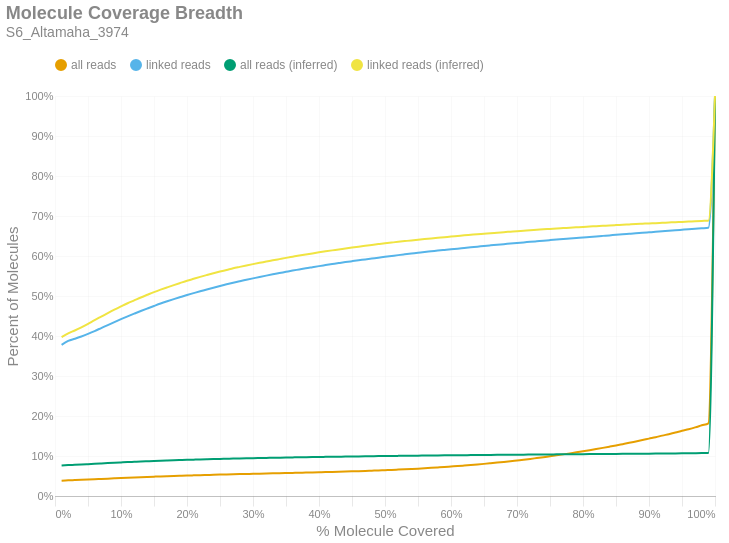

Notebook source saved alongside this figure:
### Markdown cell above
### Molecule Read Coverage
This chart shows molecule coverage breadth as computed by the number of bases aligned to that molecule. In other words, "*how much of each unique long molecule is actually sequenced/aligned?*" Keep in mind there is a distinction between sequences and alignments, since some sequences belonging to a particular molecule may not align well and wouldn't appear in the alignment data. This chart also shows molecule coverage breadth as computed by the *inferred fragment* from which the aligned sequences originate. Unlike read coverage, this calculation takes into account the total insert size, including unsequenced gaps between the forward and reverse reads. Like the previous figures, these are cumulative percents.

### Code cell
if SKIPLR:
    print_html(f"Skipped")
else:
    binned_df = consolidated_hist(valids['coverage_bp'], mask, 0.01, True)
    binned_df_inf = consolidated_hist(valids['coverage_inserts'], mask, 0.01, True)
    binned_df = binned_df.with_columns(pl.lit(binned_df_inf['all reads (cumsum)']).alias('all reads (inferred)'))
    binned_df = binned_df.with_columns(pl.lit(binned_df_inf['linked reads (cumsum)']).alias('linked reads (inferred)'))
    binned_df = binned_df.with_columns(
        (pl.col('bin').cast(pl.Float64) + 0.01).alias('right_edge')
    )

    with SafeRender(binned_df):
        (
            density_plot(binned_df, 'Molecule Coverage Breadth', samplename, 'molcov', ['all reads (inferred)','linked reads (inferred)'])
            .encode(
                #x=alt.X('bin:Q', title="% Molecule Covered").axis(format = '%').scale(padding=0),
                x=alt.X('right_edge:Q', title="% Molecule Covered").axis(format='%').scale(padding=0),
                y=alt.Y('value:Q', title='Percent of Molecules')
                    .axis(format='%')
                    .stack(False)
                    .scale(domainMin=0, padding=0),
                color=alt.Color("key:N").scale(domain = ["all reads", "linked reads", "all reads (inferred)", "linked reads (inferred)"]),
                tooltip = [
                    alt.Tooltip("key:N", title = "Data Type"),
                    alt.Tooltip("range_label:N", title="% Molecule Covered"),
                    alt.Tooltip("value:Q", format = ".2%", title="% Molecules")
                ]
            )
        ).display()

### Figure 1 — Vega-Lite specification as saved in the notebook (floating-point values rounded to 4 significant figures)
{"width": "container", "height": 400, "config": {"title": {"anchor": "start", "dy": -15, "fontSize": 18, "color": "#888888", "subtitleColor": "#888888", "subtitleFontSize": 14}, "arc": {"fill": "#0072B2"}, "axis": {"domainColor": "#888888", "domainWidth": 0.5, "gridWidth": 0.2, "grid": false, "titleFontWeight": 400, "titleFontSize": 15, "labelFontSize": 11, "labelColor": "#888888", "tickColor": "#888888", "tickWidth": 0.2, "titleColor": "#888888"}, "axisBand": {"grid": false}, "axisX": {"grid": true, "tickSize": 10, "domainCap": "round"}, "axisY": {"domain": false, "grid": true, "tickSize": 0, "domainCap": "round"}, "background": "transparent", "header": {"labelFontSize": 15, "labelColor": "#888888", "titleFontSize": 15, "titleFontWeight": 600, "titleColor": "#888888"}, "legend": {"labelFont": "sans-serif", "labelFontSize": 12, "labelColor": "#888888", "symbolSize": 100, "symbolType": "circle", "titleFontSize": 12, "titlePadding": 10, "titleColor": "#888888", "title": null, "orient": "top"}, "range": {"category": ["#E69F00", "#56B4E9", "#009E73", "#F0E442", "#0072B2", "#D55E00", "#CC79A7", "#000000"], "diverging": ["#cfe8f3", "#a2d4ec", "#73bfe2", "#46abdb", "#1696d2", "#12719e"]}, "area": {"fill": "#0072B2", "fillOpacity": 0.7, "line": true, "strokeOpacity": 0.7}, "line": {"color": "#0072B2", "stroke": "#0072B2", "strokeWidth": 2}, "trail": {"color": "#0072B2", "stroke": "#0072B2", "strokeWidth": 0, "size": 1}, "point": {"filled": true, "fillOpacity": 1.0, "size": 95}, "text": {"color": "#888888", "fontSize": 11, "align": "right", "fontWeight": 400, "size": 11}, "bar": {"fill": "#0072B2", "stroke": null}, "view": {"stroke": null, "continuousWidth": 660, "continuousHeight": 400}}, "data": {"name": "data-5aecf050a952aef211a231136e6cdef6"}, "mark": {"type": "line", "interpolate": "monotone", "point": {"opacity": 0, "size": 275}}, "encoding": {"color": {"field": "key", "scale": {"domain": ["all reads", "linked reads", "all reads (inferred)", "linked reads (inferred)"]}, "type": "nominal"}, "tooltip": [{"field": "key", "title": "Data Type", "type": "nominal"}, {"field": "range_label", "title": "% Molecule Covered", "type": "nominal"}, {"field": "value", "format": ".2%", "title": "% Molecules", "type": "quantitative"}], "x": {"axis": {"format": "%"}, "field": "right_edge", "scale": {"padding": 0}, "title": "% Molecule Covered", "type": "quantitative"}, "y": {"axis": {"format": "%"}, "field": "value", "scale": {"domainMin": 0, "padding": 0}, "stack": false, "title": "Percent of Molecules", "type": "quantitative"}}, "params": [{"name": "param_c36ac31b6afebe62", "select": {"type": "point", "fields": ["key"]}, "bind": "legend"}], "title": {"text": "Molecule Coverage Breadth", "subtitle": "S6_Altamaha_3974"}, "transform": [{"fold": ["all reads (cumsum)", "linked reads (cumsum)", "all reads (inferred)", "linked reads (inferred)"]}, {"calculate": "replace(datum.key, ' (cumsum)', '')", "as": "key"}, {"filter": {"param": "param_c36ac31b6afebe62"}}], "usermeta": {"embedOptions": {"downloadFileName": "S6_Altamaha_3974.molcov"}}, "$schema": "https://vega.github.io/schema/vega-lite/v6.1.0.json", "datasets": {"data-5aecf050a952aef211a231136e6cdef6": [{"bin": "0.0", "interval": "0.0-0.01", "all reads": 0.03819, "linked reads": 0.3777, "all reads (cumsum)": 0.03819, "linked reads (cumsum)": 0.3777, "range_label": "0.0-0.01", "all reads (inferred)": 0.07627, "linked reads (inferred)": 0.3971, "right_edge": 0.01}, {"bin": "0.01", "interval": "0.01-0.02", "all reads": 0.001053, "linked reads": 0.009924, "all reads (cumsum)": 0.03925, "linked reads (cumsum)": 0.3876, "range_label": "0.01-0.02", "all reads (inferred)": 0.07723, "linked reads (inferred)": 0.4066, "right_edge": 0.02}, {"bin": "0.02", "interval": "0.02-0.03", "all reads": 0.0005962, "linked reads": 0.005465, "all reads (cumsum)": 0.03984, "linked reads (cumsum)": 0.3931, "range_label": "0.02-0.03", "all reads (inferred)": 0.07796, "linked reads (inferred)": 0.4137, "right_edge": 0.03}, {"bin": "0.03", "interval": "0.03-0.04", "all reads": 0.0006217, "linked reads": 0.005755, "all reads (cumsum)": 0.04046, "linked reads (cumsum)": 0.3989, "range_label": "0.03-0.04", "all reads (inferred)": 0.07877, "linked reads (inferred)": 0.4217, "right_edge": 0.04}, {"bin": "0.04", "interval": "0.04-0.05", "all reads": 0.0006825, "linked reads": 0.006512, "all reads (cumsum)": 0.04115, "linked reads (cumsum)": 0.4054, "range_label": "0.04-0.05", "all reads (inferred)": 0.07966, "linked reads (inferred)": 0.4305, "right_edge": 0.05}, {"bin": "0.05", "interval": "0.05-0.06", "all reads": 0.0007259, "linked reads": 0.006965, "all reads (cumsum)": 0.04187, "linked reads (cumsum)": 0.4123, "range_label": "0.05-0.06", "all reads (inferred)": 0.08059, "linked reads (inferred)": 0.4397, "right_edge": 0.06}, {"bin": "0.06", "interval": "0.06-0.07", "all reads": 0.0007769, "linked reads": 0.007506, "all reads (cumsum)": 0.04265, "linked reads (cumsum)": 0.4198, "range_label": "0.06-0.07", "all reads (inferred)": 0.08148, "linked reads (inferred)": 0.4485, "right_edge": 0.07}, {"bin": "0.07", "interval": "0.07-0.08", "all reads": 0.0007669, "linked reads": 0.007525, "all reads (cumsum)": 0.04342, "linked reads (cumsum)": 0.4274, "range_label": "0.07-0.08", "all reads (inferred)": 0.08235, "linked reads (inferred)": 0.4572, "right_edge": 0.08}, {"bin": "0.08", "interval": "0.08-0.09", "all reads": 0.0007573, "linked reads": 0.007398, "all reads (cumsum)": 0.04417, "linked reads (cumsum)": 0.4348, "range_label": "0.08-0.09", "all reads (inferred)": 0.08321, "linked reads (inferred)": 0.4657, "right_edge": 0.09}, {"bin": "0.09", "interval": "0.09-0.1", "all reads": 0.0007468, "linked reads": 0.007253, "all reads (cumsum)": 0.04492, "linked reads (cumsum)": 0.442, "range_label": "0.09-0.1", "all reads (inferred)": 0.08402, "linked reads (inferred)": 0.4739, "right_edge": 0.1}, {"bin": "0.1", "interval": "0.1-0.11", "all reads": 0.0007229, "linked reads": 0.006985, "all reads (cumsum)": 0.04564, "linked reads (cumsum)": 0.449, "range_label": "0.1-0.11", "all reads (inferred)": 0.08481, "linked reads (inferred)": 0.4818, "right_edge": 0.11}, {"bin": "0.11", "interval": "0.11-0.12", "all reads": 0.0006994, "linked reads": 0.006805, "all reads (cumsum)": 0.04634, "linked reads (cumsum)": 0.4558, "range_label": "0.11-0.12", "all reads (inferred)": 0.08553, "linked reads (inferred)": 0.489, "right_edge": 0.12}, {"bin": "0.12", "interval": "0.12-0.13", "all reads": 0.0006849, "linked reads": 0.006672, "all reads (cumsum)": 0.04703, "linked reads (cumsum)": 0.4625, "range_label": "0.12-0.13", "all reads (inferred)": 0.08625, "linked reads (inferred)": 0.4963, "right_edge": 0.13}, {"bin": "0.13", "interval": "0.13-0.14", "all reads": 0.0006518, "linked reads": 0.006369, "all reads (cumsum)": 0.04768, "linked reads (cumsum)": 0.4689, "range_label": "0.13-0.14", "all reads (inferred)": 0.08693, "linked reads (inferred)": 0.503, "right_edge": 0.14}, {"bin": "0.14", "interval": "0.14-0.15", "all reads": 0.0006365, "linked reads": 0.006232, "all reads (cumsum)": 0.04832, "linked reads (cumsum)": 0.4751, "range_label": "0.14-0.15", "all reads (inferred)": 0.08759, "linked reads (inferred)": 0.5097, "right_edge": 0.15}, {"bin": "0.15", "interval": "0.15-0.16", "all reads": 0.0006227, "linked reads": 0.006071, "all reads (cumsum)": 0.04894, "linked reads (cumsum)": 0.4812, "range_label": "0.15-0.16", "all reads (inferred)": 0.0882, "linked reads (inferred)": 0.5158, "right_edge": 0.16}, {"bin": "0.16", "interval": "0.16-0.17", "all reads": 0.0005729, "linked reads": 0.005614, "all reads (cumsum)": 0.04951, "linked reads (cumsum)": 0.4868, "range_label": "0.16-0.17", "all reads (inferred)": 0.08878, "linked reads (inferred)": 0.5216, "right_edge": 0.17}, {"bin": "0.17", "interval": "0.17-0.18", "all reads": 0.0005534, "linked reads": 0.005386, "all reads (cumsum)": 0.05007, "linked reads (cumsum)": 0.4922, "range_label": "0.17-0.18", "all reads (inferred)": 0.08935, "linked reads (inferred)": 0.5273, "right_edge": 0.18}, {"bin": "0.18", "interval": "0.18-0.19", "all reads": 0.0005295, "linked reads": 0.005162, "all reads (cumsum)": 0.05059, "linked reads (cumsum)": 0.4973, "range_label": "0.18-0.19", "all reads (inferred)": 0.08989, "linked reads (inferred)": 0.5327, "right_edge": 0.19}, {"bin": "0.19", "interval": "0.19-0.2", "all reads": 0.0005198, "linked reads": 0.005071, "all reads (cumsum)": 0.05111, "linked reads (cumsum)": 0.5024, "range_label": "0.19-0.2", "all reads (inferred)": 0.09043, "linked reads (inferred)": 0.538, "right_edge": 0.2}, {"bin": "0.2", "interval": "0.2-0.21", "all reads": 0.0004953, "linked reads": 0.004783, "all reads (cumsum)": 0.05161, "linked reads (cumsum)": 0.5072, "range_label": "0.2-0.21", "all reads (inferred)": 0.09092, "linked reads (inferred)": 0.5429, "right_edge": 0.21}, {"bin": "0.21", "interval": "0.21-0.22", "all reads": 0.0004857, "linked reads": 0.004735, "all reads (cumsum)": 0.0521, "linked reads (cumsum)": 0.5119, "range_label": "0.21-0.22", "all reads (inferred)": 0.0914, "linked reads (inferred)": 0.5478, "right_edge": 0.22}, {"bin": "0.22", "interval": "0.22-0.23", "all reads": 0.0004564, "linked reads": 0.004418, "all reads (cumsum)": 0.05255, "linked reads (cumsum)": 0.5163, "range_label": "0.22-0.23", "all reads (inferred)": 0.09186, "linked reads (inferred)": 0.5524, "right_edge": 0.23}, {"bin": "0.23", "interval": "0.23-0.24", "all reads": 0.0004634, "linked reads": 0.004488, "all reads (cumsum)": 0.05302, "linked reads (cumsum)": 0.5208, "range_label": "0.23-0.24", "all reads (inferred)": 0.09231, "linked reads (inferred)": 0.5569, "right_edge": 0.24}, {"bin": "0.24", "interval": "0.24-0.25", "all reads": 0.0004513, "linked reads": 0.004318, "all reads (cumsum)": 0.05347, "linked reads (cumsum)": 0.5251, "range_label": "0.24-0.25", "all reads (inferred)": 0.09274, "linked reads (inferred)": 0.5612, "right_edge": 0.25}, {"bin": "0.25", "interval": "0.25-0.26", "all reads": 0.0004417, "linked reads": 0.0042, "all reads (cumsum)": 0.05391, "linked reads (cumsum)": 0.5293, "range_label": "0.25-0.26", "all reads (inferred)": 0.09314, "linked reads (inferred)": 0.5651, "right_edge": 0.26}, {"bin": "0.26", "interval": "0.26-0.27", "all reads": 0.0004234, "linked reads": 0.003959, "all reads (cumsum)": 0.05433, "linked reads (cumsum)": 0.5333, "range_label": "0.26-0.27", "all reads (inferred)": 0.09354, "linked reads (inferred)": 0.5692, "right_edge": 0.27}, {"bin": "0.27", "interval": "0.27-0.28", "all reads": 0.0003983, "linked reads": 0.003663, "all reads (cumsum)": 0.05473, "linked reads (cumsum)": 0.537, "range_label": "0.27-0.28", "all reads (inferred)": 0.0939, "linked reads (inferred)": 0.5728, "right_edge": 0.28}, {"bin": "0.28", "interval": "0.28-0.29", "all reads": 0.000383, "linked reads": 0.003524, "all reads (cumsum)": 0.05511, "linked reads (cumsum)": 0.5405, "range_label": "0.28-0.29", "all reads (inferred)": 0.09426, "linked reads (inferred)": 0.5763, "right_edge": 0.29}, {"bin": "0.29", "interval": "0.29-0.3", "all reads": 0.0003865, "linked reads": 0.003547, "all reads (cumsum)": 0.0555, "linked reads (cumsum)": 0.544, "range_label": "0.29-0.3", "all reads (inferred)": 0.0946, "linked reads (inferred)": 0.5797, "right_edge": 0.3}, {"bin": "0.3", "interval": "0.3-0.31", "all reads": 0.0003953, "linked reads": 0.003559, "all reads (cumsum)": 0.0559, "linked reads (cumsum)": 0.5476, "range_label": "0.3-0.31", "all reads (inferred)": 0.09492, "linked reads (inferred)": 0.5829, "right_edge": 0.31}, {"bin": "0.31", "interval": "0.31-0.32", "all reads": 0.0003826, "linked reads": 0.003385, "all reads (cumsum)": 0.05628, "linked reads (cumsum)": 0.551, "range_label": "0.31-0.32", "all reads (inferred)": 0.09523, "linked reads (inferred)": 0.586, "right_edge": 0.32}, {"bin": "0.32", "interval": "0.32-0.33", "all reads": 0.0003756, "linked reads": 0.003235, "all reads (cumsum)": 0.05665, "linked reads (cumsum)": 0.5542, "range_label": "0.32-0.33", "all reads (inferred)": 0.09555, "linked reads (inferred)": 0.5892, "right_edge": 0.33}, {"bin": "0.33", "interval": "0.33-0.34", "all reads": 0.0003712, "linked reads": 0.003094, "all reads (cumsum)": 0.05702, "linked reads (cumsum)": 0.5573, "range_label": "0.33-0.34", "all reads (inferred)": 0.09586, "linked reads (inferred)": 0.5922, "right_edge": 0.34}, {"bin": "0.34", "interval": "0.34-0.35", "all reads": 0.0003883, "linked reads": 0.003109, "all reads (cumsum)": 0.05741, "linked reads (cumsum)": 0.5604, "range_label": "0.34-0.35", "all reads (inferred)": 0.09618, "linked reads (inferred)": 0.5953, "right_edge": 0.35}, {"bin": "0.35", "interval": "0.35-0.36", "all reads": 0.0003959, "linked reads": 0.003099, "all reads (cumsum)": 0.05781, "linked reads (cumsum)": 0.5635, "range_label": "0.35-0.36", "all reads (inferred)": 0.09648, "linked reads (inferred)": 0.5982, "right_edge": 0.36}, {"bin": "0.36", "interval": "0.36-0.37", "all reads": 0.0003949, "linked reads": 0.002943, "all reads (cumsum)": 0.0582, "linked reads (cumsum)": 0.5665, "range_label": "0.36-0.37", "all reads (inferred)": 0.09677, "linked reads (inferred)": 0.6012, "right_edge": 0.37}, {"bin": "0.37", "interval": "0.37-0.38", "all reads": 0.0004057, "linked reads": 0.002972, "all reads (cumsum)": 0.05861, "linked reads (cumsum)": 0.5694, "range_label": "0.37-0.38", "all reads (inferred)": 0.09705, "linked reads (inferred)": 0.6039, "right_edge": 0.38}, {"bin": "0.38", "interval": "0.38-0.39", "all reads": 0.0003895, "linked reads": 0.002655, "all reads (cumsum)": 0.059, "linked reads (cumsum)": 0.5721, "range_label": "0.38-0.39", "all reads (inferred)": 0.09732, "linked reads (inferred)": 0.6065, "right_edge": 0.39}, {"bin": "0.39", "interval": "0.39-0.4", "all reads": 0.0004057, "linked reads": 0.002628, "all reads (cumsum)": 0.0594, "linked reads (cumsum)": 0.5747, "range_label": "0.39-0.4", "all reads (inferred)": 0.09759, "linked reads (inferred)": 0.6091, "right_edge": 0.4}, {"bin": "0.4", "interval": "0.4-0.41", "all reads": 0.0004094, "linked reads": 0.00252, "all reads (cumsum)": 0.05981, "linked reads (cumsum)": 0.5772, "range_label": "0.4-0.41", "all reads (inferred)": 0.09784, "linked reads (inferred)": 0.6117, "right_edge": 0.41}, {"bin": "0.41", "interval": "0.41-0.42", "all reads": 0.0004347, "linked reads": 0.00252, "all reads (cumsum)": 0.06025, "linked reads (cumsum)": 0.5797, "range_label": "0.41-0.42", "all reads (inferred)": 0.09809, "linked reads (inferred)": 0.6141, "right_edge": 0.42}, {"bin": "0.42", "interval": "0.42-0.43", "all reads": 0.0004509, "linked reads": 0.002522, "all reads (cumsum)": 0.0607, "linked reads (cumsum)": 0.5823, "range_label": "0.42-0.43", "all reads (inferred)": 0.09833, "linked reads (inferred)": 0.6164, "right_edge": 0.43}, {"bin": "0.43", "interval": "0.43-0.44", "all reads": 0.000474, "linked reads": 0.002462, "all reads (cumsum)": 0.06117, "linked reads (cumsum)": 0.5847, "range_label": "0.43-0.44", "all reads (inferred)": 0.09858, "linked reads (inferred)": 0.6188, "right_edge": 0.44}, {"bin": "0.44", "interval": "0.44-0.45", "all reads": 0.0004985, "linked reads": 0.00229, "all reads (cumsum)": 0.06167, "linked reads (cumsum)": 0.587, "range_label": "0.44-0.45", "all reads (inferred)": 0.09883, "linked reads (inferred)": 0.6211, "right_edge": 0.45}, {"bin": "0.45", "interval": "0.45-0.46", "all reads": 0.0005118, "linked reads": 0.002246, "all reads (cumsum)": 0.06218, "linked reads (cumsum)": 0.5893, "range_label": "0.45-0.46", "all reads (inferred)": 0.09905, "linked reads (inferred)": 0.6233, "right_edge": 0.46}, {"bin": "0.46", "interval": "0.46-0.47", "all reads": 0.0005516, "linked reads": 0.00214, "all reads (cumsum)": 0.06274, "linked reads (cumsum)": 0.5914, "range_label": "0.46-0.47", "all reads (inferred)": 0.09927, "linked reads (inferred)": 0.6254, "right_edge": 0.47}, {"bin": "0.47", "interval": "0.47-0.48", "all reads": 0.0005885, "linked reads": 0.002232, "all reads (cumsum)": 0.06332, "linked reads (cumsum)": 0.5936, "range_label": "0.47-0.48", "all reads (inferred)": 0.09949, "linked reads (inferred)": 0.6275, "right_edge": 0.48}, {"bin": "0.48", "interval": "0.48-0.49", "all reads": 0.0005887, "linked reads": 0.002138, "all reads (cumsum)": 0.06391, "linked reads (cumsum)": 0.5958, "range_label": "0.48-0.49", "all reads (inferred)": 0.09972, "linked reads (inferred)": 0.6297, "right_edge": 0.49}, {"bin": "0.49", "interval": "0.49-0.5", "all reads": 0.0006902, "linked reads": 0.002342, "all reads (cumsum)": 0.0646, "linked reads (cumsum)": 0.5981, "range_label": "0.49-0.5", "all reads (inferred)": 0.09994, "linked reads (inferred)": 0.6318, "right_edge": 0.5}, {"bin": "0.5", "interval": "0.5-0.51", "all reads": 0.0006387, "linked reads": 0.002033, "all reads (cumsum)": 0.06524, "linked reads (cumsum)": 0.6002, "range_label": "0.5-0.51", "all reads (inferred)": 0.1001, "linked reads (inferred)": 0.6336, "right_edge": 0.51}, {"bin": "0.51", "interval": "0.51-0.52", "all reads": 0.0007558, "linked reads": 0.002039, "all reads (cumsum)": 0.066, "linked reads (cumsum)": 0.6022, "range_label": "0.51-0.52", "all reads (inferred)": 0.1003, "linked reads (inferred)": 0.6354, "right_edge": 0.52}, {"bin": "0.52", "interval": "0.52-0.53", "all reads": 0.0007737, "linked reads": 0.001952, "all reads (cumsum)": 0.06677, "linked reads (cumsum)": 0.6041, "range_label": "0.52-0.53", "all reads (inferred)": 0.1005, "linked reads (inferred)": 0.6372, "right_edge": 0.53}, {"bin": "0.53", "interval": "0.53-0.54", "all reads": 0.0008026, "linked reads": 0.001929, "all reads (cumsum)": 0.06757, "linked reads (cumsum)": 0.6061, "range_label": "0.53-0.54", "all reads (inferred)": 0.1007, "linked reads (inferred)": 0.639, "right_edge": 0.54}, {"bin": "0.54", "interval": "0.54-0.55", "all reads": 0.0008446, "linked reads": 0.001912, "all reads (cumsum)": 0.06842, "linked reads (cumsum)": 0.608, "range_label": "0.54-0.55", "all reads (inferred)": 0.1009, "linked reads (inferred)": 0.6407, "right_edge": 0.55}, {"bin": "0.55", "interval": "0.55-0.56", "all reads": 0.0009354, "linked reads": 0.001956, "all reads (cumsum)": 0.06935, "linked reads (cumsum)": 0.6099, "range_label": "0.55-0.56", "all reads (inferred)": 0.1011, "linked reads (inferred)": 0.6424, "right_edge": 0.56}, {"bin": "0.56", "interval": "0.56-0.57", "all reads": 0.001, "linked reads": 0.00174, "all reads (cumsum)": 0.07035, "linked reads (cumsum)": 0.6117, "range_label": "0.56-0.57", "all reads (inferred)": 0.1012, "linked reads (inferred)": 0.644, "right_edge": 0.57}, {"bin": "0.57", "interval": "0.57-0.58", "all reads": 0.001047, "linked reads": 0.0018, "all reads (cumsum)": 0.0714, "linked reads (cumsum)": 0.6135, "range_label": "0.57-0.58", "all reads (inferred)": 0.1014, "linked reads (inferred)": 0.6455, "right_edge": 0.58}, {"bin": "0.58", "interval": "0.58-0.59", "all reads": 0.001071, "linked reads": 0.001719, "all reads (cumsum)": 0.07247, "linked reads (cumsum)": 0.6152, "range_label": "0.58-0.59", "all reads (inferred)": 0.1016, "linked reads (inferred)": 0.6471, "right_edge": 0.59}, {"bin": "0.59", "interval": "0.59-0.6", "all reads": 0.001172, "linked reads": 0.001703, "all reads (cumsum)": 0.07364, "linked reads (cumsum)": 0.6169, "range_label": "0.59-0.6", "all reads (inferred)": 0.1017, "linked reads (inferred)": 0.6487, "right_edge": 0.6}, {"bin": "0.6", "interval": "0.6-0.61", "all reads": 0.001152, "linked reads": 0.001518, "all reads (cumsum)": 0.0748, "linked reads (cumsum)": 0.6184, "range_label": "0.6-0.61", "all reads (inferred)": 0.1019, "linked reads (inferred)": 0.6501, "right_edge": 0.61}, {"bin": "0.61", "interval": "0.61-0.62", "all reads": 0.001301, "linked reads": 0.001746, "all reads (cumsum)": 0.0761, "linked reads (cumsum)": 0.6202, "range_label": "0.61-0.62", "all reads (inferred)": 0.1021, "linked reads (inferred)": 0.6517, "right_edge": 0.62}, {"bin": "0.62", "interval": "0.62-0.63", "all reads": 0.001342, "linked reads": 0.001678, "all reads (cumsum)": 0.07744, "linked reads (cumsum)": 0.6218, "range_label": "0.62-0.63", "all reads (inferred)": 0.1022, "linked reads (inferred)": 0.6531, "right_edge": 0.63}, {"bin": "0.63", "interval": "0.63-0.64", "all reads": 0.001401, "linked reads": 0.001562, "all reads (cumsum)": 0.07884, "linked reads (cumsum)": 0.6234, "range_label": "0.63-0.64", "all reads (inferred)": 0.1024, "linked reads (inferred)": 0.6545, "right_edge": 0.64}, {"bin": "0.64", "interval": "0.64-0.65", "all reads": 0.00147, "linked reads": 0.001732, "all reads (cumsum)": 0.08031, "linked reads (cumsum)": 0.6251, "range_label": "0.64-0.65", "all reads (inferred)": 0.1025, "linked reads (inferred)": 0.6558, "right_edge": 0.65}, {"bin": "0.65", "interval": "0.65-0.66", "all reads": 0.001567, "linked reads": 0.001518, "all reads (cumsum)": 0.08188, "linked reads (cumsum)": 0.6267, "range_label": "0.65-0.66", "all reads (inferred)": 0.1027, "linked reads (inferred)": 0.6571, "right_edge": 0.66}, {"bin": "0.66", "interval": "0.66-0.67", "all reads": 0.001608, "linked reads": 0.001435, "all reads (cumsum)": 0.08348, "linked reads (cumsum)": 0.6281, "range_label": "0.66-0.67", "all reads (inferred)": 0.1028, "linked reads (inferred)": 0.6583, "right_edge": 0.67}, {"bin": "0.67", "interval": "0.67-0.68", "all reads": 0.00169, "linked reads": 0.001535, "all reads (cumsum)": 0.08517, "linked reads (cumsum)": 0.6296, "range_label": "0.67-0.68", "all reads (inferred)": 0.103, "linked reads (inferred)": 0.6596, "right_edge": 0.68}, {"bin": "0.68", "interval": "0.68-0.69", "all reads": 0.001761, "linked reads": 0.001454, "all reads (cumsum)": 0.08694, "linked reads (cumsum)": 0.6311, "range_label": "0.68-0.69", "all reads (inferred)": 0.1031, "linked reads (inferred)": 0.6608, "right_edge": 0.69}, {"bin": "0.69", "interval": "0.69-0.7", "all reads": 0.001906, "linked reads": 0.001529, "all reads (cumsum)": 0.08884, "linked reads (cumsum)": 0.6326, "range_label": "0.69-0.7", "all reads (inferred)": 0.1033, "linked reads (inferred)": 0.662, "right_edge": 0.7}, {"bin": "0.7", "interval": "0.7-0.71", "all reads": 0.001874, "linked reads": 0.001441, "all reads (cumsum)": 0.09072, "linked reads (cumsum)": 0.634, "range_label": "0.7-0.71", "all reads (inferred)": 0.1034, "linked reads (inferred)": 0.6632, "right_edge": 0.71}, {"bin": "0.71", "interval": "0.71-0.72", "all reads": 0.002021, "linked reads": 0.001361, "all reads (cumsum)": 0.09274, "linked reads (cumsum)": 0.6354, "range_label": "0.71-0.72", "all reads (inferred)": 0.1035, "linked reads (inferred)": 0.6644, "right_edge": 0.72}, {"bin": "0.72", "interval": "0.72-0.73", "all reads": 0.00214, "linked reads": 0.001437, "all reads (cumsum)": 0.09488, "linked reads (cumsum)": 0.6368, "range_label": "0.72-0.73", "all reads (inferred)": 0.1037, "linked reads (inferred)": 0.6655, "right_edge": 0.73}, {"bin": "0.73", "interval": "0.73-0.74", "all reads": 0.002119, "linked reads": 0.001462, "all reads (cumsum)": 0.097, "linked reads (cumsum)": 0.6383, "range_label": "0.73-0.74", "all reads (inferred)": 0.1038, "linked reads (inferred)": 0.6666, "right_edge": 0.74}, {"bin": "0.74", "interval": "0.74-0.75", "all reads": 0.002394, "linked reads": 0.001392, "all reads (cumsum)": 0.09939, "linked reads (cumsum)": 0.6397, "range_label": "0.74-0.75", "all reads (inferred)": 0.1039, "linked reads (inferred)": 0.6676, "right_edge": 0.75}, {"bin": "0.75", "interval": "0.75-0.76", "all reads": 0.002264, "linked reads": 0.001361, "all reads (cumsum)": 0.1017, "linked reads (cumsum)": 0.6411, "range_label": "0.75-0.76", "all reads (inferred)": 0.1041, "linked reads (inferred)": 0.6687, "right_edge": 0.76}, {"bin": "0.76", "interval": "0.76-0.77", "all reads": 0.002405, "linked reads": 0.001313, "all reads (cumsum)": 0.1041, "linked reads (cumsum)": 0.6424, "range_label": "0.76-0.77", "all reads (inferred)": 0.1042, "linked reads (inferred)": 0.6697, "right_edge": 0.77}, {"bin": "0.77", "interval": "0.77-0.78", "all reads": 0.002495, "linked reads": 0.001371, "all reads (cumsum)": 0.1066, "linked reads (cumsum)": 0.6437, "range_label": "0.77-0.78", "all reads (inferred)": 0.1043, "linked reads (inferred)": 0.6707, "right_edge": 0.78}, {"bin": "0.78", "interval": "0.78-0.79", "all reads": 0.002553, "linked reads": 0.001334, "all reads (cumsum)": 0.1091, "linked reads (cumsum)": 0.6451, "range_label": "0.78-0.79", "all reads (inferred)": 0.1045, "linked reads (inferred)": 0.6717, "right_edge": 0.79}, {"bin": "0.79", "interval": "0.79-0.8", "all reads": 0.002799, "linked reads": 0.001373, "all reads (cumsum)": 0.1119, "linked reads (cumsum)": 0.6465, "range_label": "0.79-0.8", "all reads (inferred)": 0.1046, "linked reads (inferred)": 0.6727, "right_edge": 0.8}, {"bin": "0.8", "interval": "0.8-0.81", "all reads": 0.002608, "linked reads": 0.001263, "all reads (cumsum)": 0.1145, "linked reads (cumsum)": 0.6477, "range_label": "0.8-0.81", "all reads (inferred)": 0.1047, "linked reads (inferred)": 0.6736, "right_edge": 0.81}, {"bin": "0.81", "interval": "0.81-0.82", "all reads": 0.002835, "linked reads": 0.001338, "all reads (cumsum)": 0.1173, "linked reads (cumsum)": 0.6491, "range_label": "0.81-0.82", "all reads (inferred)": 0.1048, "linked reads (inferred)": 0.6746, "right_edge": 0.82}, {"bin": "0.82", "interval": "0.82-0.83", "all reads": 0.002947, "linked reads": 0.001267, "all reads (cumsum)": 0.1203, "linked reads (cumsum)": 0.6503, "range_label": "0.82-0.83", "all reads (inferred)": 0.105, "linked reads (inferred)": 0.6755, "right_edge": 0.83}, {"bin": "0.83", "interval": "0.83-0.84", "all reads": 0.003008, "linked reads": 0.001236, "all reads (cumsum)": 0.1233, "linked reads (cumsum)": 0.6516, "range_label": "0.83-0.84", "all reads (inferred)": 0.1051, "linked reads (inferred)": 0.6764, "right_edge": 0.84}, {"bin": "0.84", "interval": "0.84-0.85", "all reads": 0.003081, "linked reads": 0.001332, "all reads (cumsum)": 0.1264, "linked reads (cumsum)": 0.6529, "range_label": "0.84-0.85", "all reads (inferred)": 0.1052, "linked reads (inferred)": 0.6773, "right_edge": 0.85}, {"bin": "0.85", "interval": "0.85-0.86", "all reads": 0.003254, "linked reads": 0.001213, "all reads (cumsum)": 0.1296, "linked reads (cumsum)": 0.6541, "range_label": "0.85-0.86", "all reads (inferred)": 0.1053, "linked reads (inferred)": 0.6781, "right_edge": 0.86}, {"bin": "0.86", "interval": "0.86-0.87", "all reads": 0.003275, "linked reads": 0.0013, "all reads (cumsum)": 0.1329, "linked reads (cumsum)": 0.6554, "range_label": "0.86-0.87", "all reads (inferred)": 0.1055, "linked reads (inferred)": 0.679, "right_edge": 0.87}, {"bin": "0.87", "interval": "0.87-0.88", "all reads": 0.003433, "linked reads": 0.001282, "all reads (cumsum)": 0.1363, "linked reads (cumsum)": 0.6567, "range_label": "0.87-0.88", "all reads (inferred)": 0.1056, "linked reads (inferred)": 0.6798, "right_edge": 0.88}, {"bin": "0.88", "interval": "0.88-0.89", "all reads": 0.003432, "linked reads": 0.001172, "all reads (cumsum)": 0.1398, "linked reads (cumsum)": 0.6579, "range_label": "0.88-0.89", "all reads (inferred)": 0.1057, "linked reads (inferred)": 0.6806, "right_edge": 0.89}, {"bin": "0.89", "interval": "0.89-0.9", "all reads": 0.003625, "linked reads": 0.001286, "all reads (cumsum)": 0.1434, "linked reads (cumsum)": 0.6591, "range_label": "0.89-0.9", "all reads (inferred)": 0.1059, "linked reads (inferred)": 0.6814, "right_edge": 0.9}, {"bin": "0.9", "interval": "0.9-0.91", "all reads": 0.003479, "linked reads": 0.001292, "all reads (cumsum)": 0.1469, "linked reads (cumsum)": 0.6604, "range_label": "0.9-0.91", "all reads (inferred)": 0.106, "linked reads (inferred)": 0.6821, "right_edge": 0.91}, {"bin": "0.91", "interval": "0.91-0.92", "all reads": 0.004073, "linked reads": 0.001259, "all reads (cumsum)": 0.151, "linked reads (cumsum)": 0.6617, "range_label": "0.91-0.92", "all reads (inferred)": 0.1061, "linked reads (inferred)": 0.683, "right_edge": 0.92}, {"bin": "0.92", "interval": "0.92-0.93", "all reads": 0.003627, "linked reads": 0.001238, "all reads (cumsum)": 0.1546, "linked reads (cumsum)": 0.6629, "range_label": "0.92-0.93", "all reads (inferred)": 0.1063, "linked reads (inferred)": 0.6838, "right_edge": 0.93}, {"bin": "0.93", "interval": "0.93-0.94", "all reads": 0.004008, "linked reads": 0.00129, "all reads (cumsum)": 0.1586, "linked reads (cumsum)": 0.6642, "range_label": "0.93-0.94", "all reads (inferred)": 0.1064, "linked reads (inferred)": 0.6846, "right_edge": 0.94}, {"bin": "0.94", "interval": "0.94-0.95", "all reads": 0.004505, "linked reads": 0.001317, "all reads (cumsum)": 0.1631, "linked reads (cumsum)": 0.6655, "range_label": "0.94-0.95", "all reads (inferred)": 0.1066, "linked reads (inferred)": 0.6853, "right_edge": 0.95}, {"bin": "0.95", "interval": "0.95-0.96", "all reads": 0.003866, "linked reads": 0.001317, "all reads (cumsum)": 0.167, "linked reads (cumsum)": 0.6669, "range_label": "0.95-0.96", "all reads (inferred)": 0.1068, "linked reads (inferred)": 0.6861, "right_edge": 0.96}, {"bin": "0.96", "interval": "0.96-0.97", "all reads": 0.004554, "linked reads": 0.001257, "all reads (cumsum)": 0.1715, "linked reads (cumsum)": 0.6681, "range_label": "0.96-0.97", "all reads (inferred)": 0.107, "linked reads (inferred)": 0.687, "right_edge": 0.97}, {"bin": "0.97", "interval": "0.97-0.98", "all reads": 0.005296, "linked reads": 0.001178, "all reads (cumsum)": 0.1768, "linked reads (cumsum)": 0.6693, "range_label": "0.97-0.98", "all reads (inferred)": 0.1072, "linked reads (inferred)": 0.6877, "right_edge": 0.98}, {"bin": "0.98", "interval": "0.98-0.99", "all reads": 0.004999, "linked reads": 0.001346, "all reads (cumsum)": 0.1818, "linked reads (cumsum)": 0.6706, "range_label": "0.98-0.99", "all reads (inferred)": 0.1077, "linked reads (inferred)": 0.6882, "right_edge": 0.99}, {"bin": "0.99", "interval": "0.99-1.0", "all reads": 0.8182, "linked reads": 0.3294, "all reads (cumsum)": 1.0, "linked reads (cumsum)": 1.0, "range_label": "0.99-1.0", "all reads (inferred)": 1.0, "linked reads (inferred)": 1.0, "right_edge": 1.0}]}}
